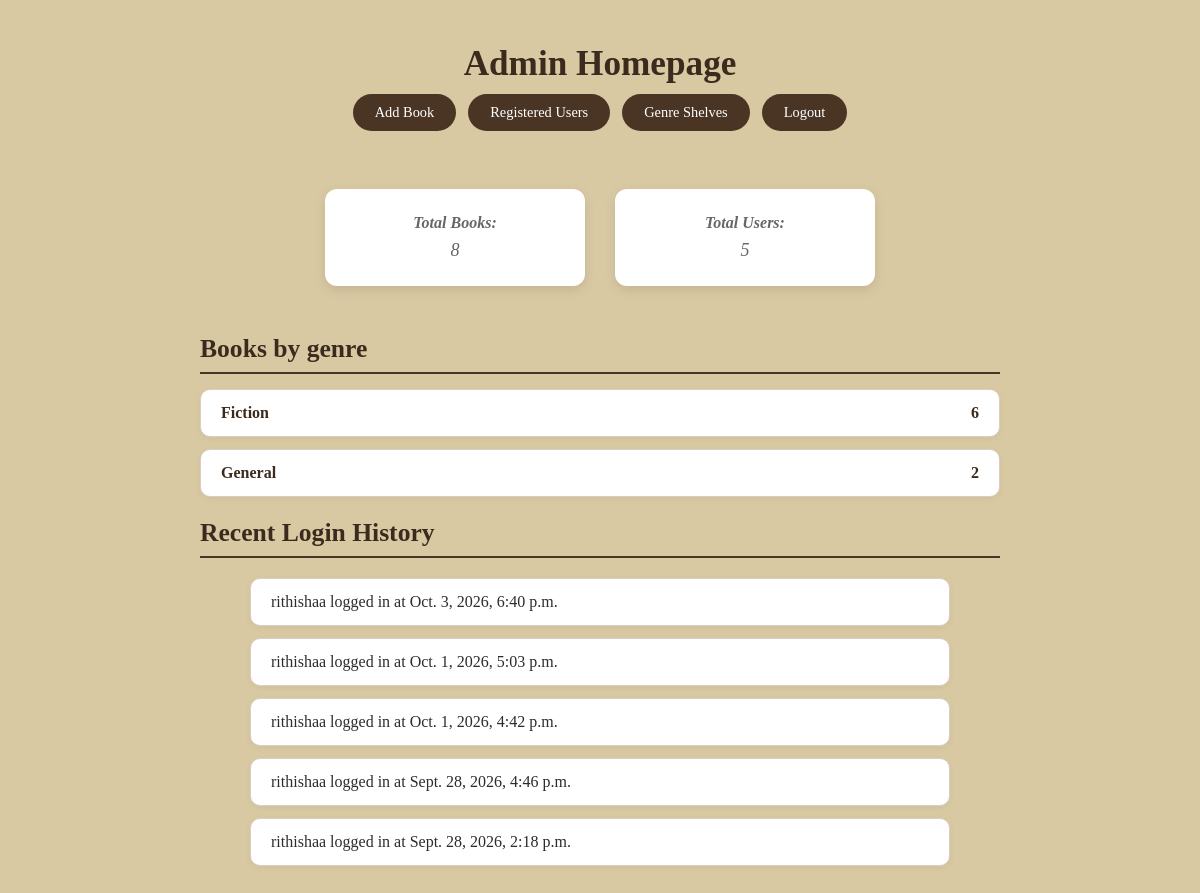
/home/ (signed in), run on an earlier commit of the app's database.
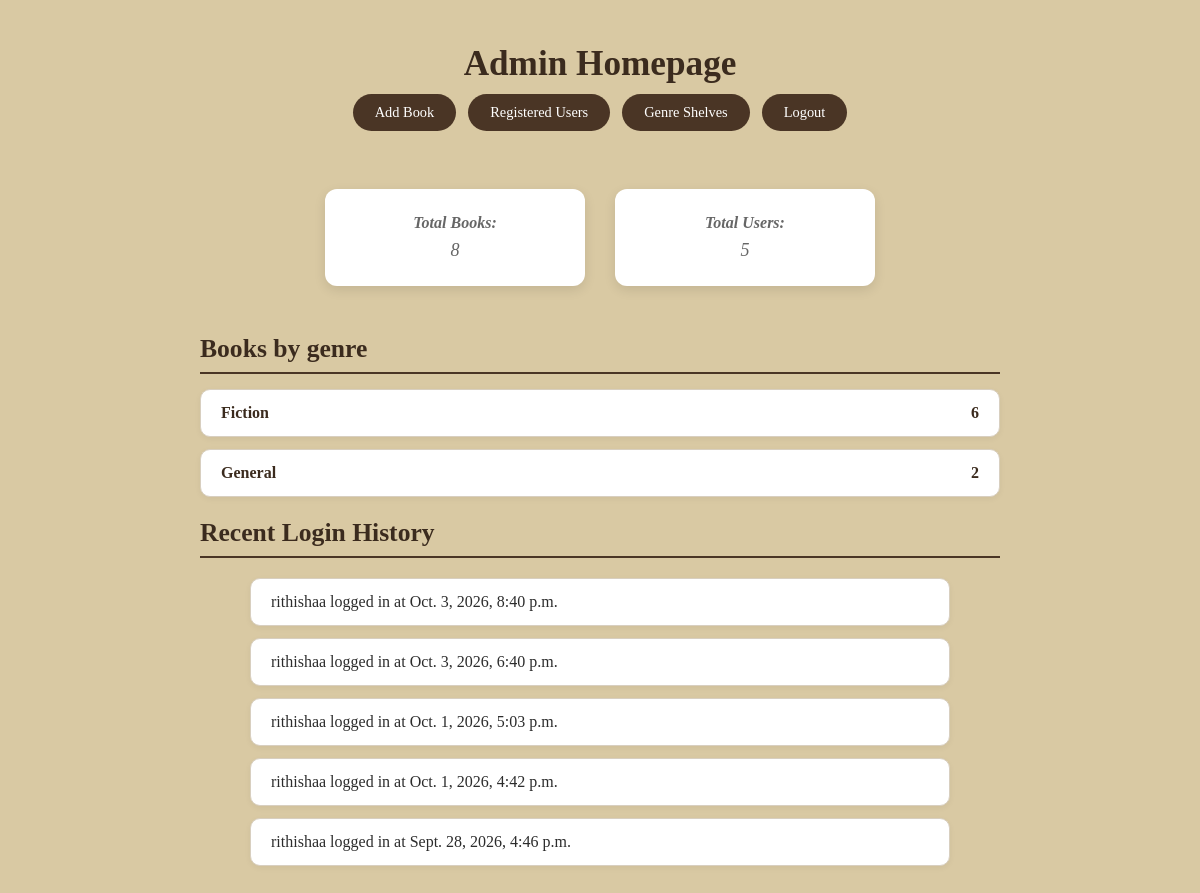
And on a later commit of the database.
### catalog/models.py (models this page shows, shortened)
class UserLoginLog(models.Model):
    user = models.ForeignKey(User, on_delete=models.CASCADE, null=True, blank=True)
    login_time = models.DateTimeField(auto_now_add=True)

### catalog/views.py (the view)
# urls.py: path('home/', views.admin_home, name='admin_home'),
def admin_home(request):
    if not request.user.is_authenticated or not request.user.is_staff:
        messages.error(request, "Unauthorized access.")
        return redirect('admin_login')
    total_books = Book.objects.count()
    total_users = User.objects.filter(is_staff=False).count()
    genre_counts = (Book.objects.exclude(genre__isnull=True).exclude(genre__exact='').values('genre').annotate(total=Count('book_id')).order_by('genre'))
    admin_login_logs = UserLoginLog.objects.filter(user__is_staff=True).order_by('-login_time')[:5] #fetching logs
    print(f"DEBUG COUNTS -> Books: {total_books}, Users: {total_users}")
    context = {
        'total_books': total_books,
        'total_users': total_users,
        'genre_counts': genre_counts,
        'login_logs': admin_login_logs,
    }
    return render(request, 'catalog/admin_home.html', context)

### catalog/templates/catalog/admin_home.html (shortened to what this page needs)
<!DOCTYPE html>
<html lang="en">
<head>
    {% load static %}
    <link rel="stylesheet" href="{% static 'catalog/style.css' %}">
</head>
<body class="book-background-plain">
    <div class="admin-container">
    <h1>Admin Homepage</h1>
    <nav>
        <a href="{% url 'search_google_books' %}">Add Book</a>
        <a href="{% url 'admin_registered_users' %}">Registered Users</a>
        <a href="{% url 'admin_genre_shelves' %}">Genre Shelves</a>
        <a href="{% url 'logout' %}">Logout</a>
    </nav>
    <div class="stats-container">
        <p><strong>Total Books:</strong> {{ total_books }}</p>
        <p><strong>Total Users:</strong> {{ total_users }}</p>
    </div>
    <div class="genre-container">
        <h2>Books by genre</h2>
        <div class="genre-list">
          {% for genre in genre_counts %}
            <div class="genre-card">
                <h3>{{ genre.genre }}</h3>
                <p>{{ genre.total }}</p>
            </div>
          {% empty %}
            <p>No genres available.</p>
          {% endfor %}
        </div>
    </div>
    <h2>Recent Login History</h2>
    <ul>
        {% for log in login_logs %}
            <li>{{ log.user.username }} logged in at {{ log.login_time }}</li>
        {% empty %}
            <li>No login history found.</li>
        {% endfor %}
    </ul>
    </div>
</body>
</html>

What changed in the data, as far as the page shows it:
no longer on this page (row unchanged): UserLoginLog: user.username "rithishaa", login_time "Sept. 28, 2026, 2:18 p.m."
added UserLoginLog: user.username "rithishaa", login_time "Oct. 3, 2026, 8:40 p.m."
